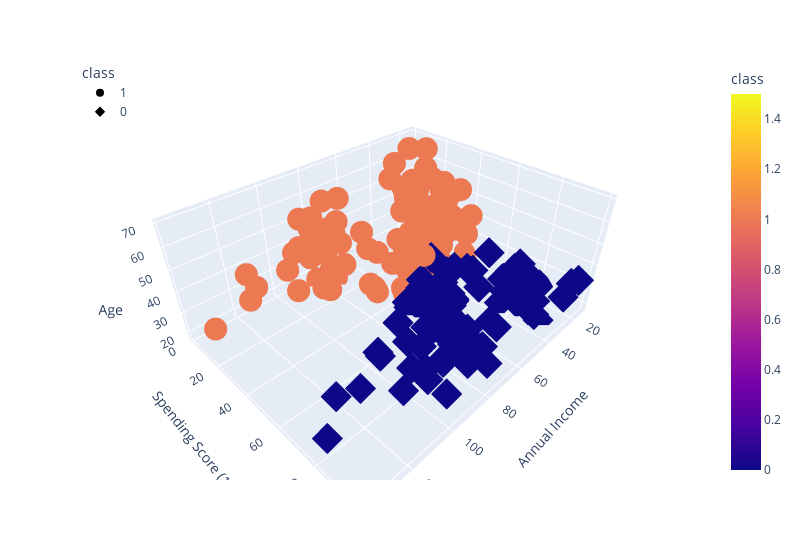

Notebook code for this chart:
### Code cell
fig = px.scatter_3d(
    df_shopping,
    x="Annual Income",
    y="Spending Score (1-100)",
    z="Age",
    color="class",
    symbol="class",
    width=800,
)
fig.update_layout(legend=dict(x=0, y=1))
fig.show()

### Figure 1 — Plotly figure (JSON) as saved in the notebook; plotly's stock layout.template omitted (floating-point values rounded to 4 significant figures)
{"data": [{"hovertemplate": "class=%{marker.color}<br>Annual Income=%{x}<br>Spending Score (1-100)=%{y}<br>Age=%{z}<extra></extra>", "legendgroup": "1", "marker": {"color": [1, 1, 1, 1, 1, 1, 1, 1, 1, 1, 1, 1, 1, 1, 1, 1, 1, 1, 1, 1, 1, 1, 1, 1, 1, 1, 1, 1, 1, 1, 1, 1, 1, 1, 1, 1, 1, 1, 1, 1, 1, 1, 1, 1, 1, 1, 1, 1, 1, 1, 1, 1, 1, 1, 1, 1, 1, 1, 1, 1, 1, 1, 1, 1, 1, 1, 1, 1, 1, 1, 1, 1, 1, 1, 1, 1, 1, 1, 1, 1, 1, 1, 1, 1, 1, 1, 1, 1, 1, 1, 1, 1, 1, 1, 1, 1, 1, 1, 1, 1, 1, 1, 1, 1, 1, 1, 1, 1, 1, 1, 1, 1, 1, 1, 1], "coloraxis": "coloraxis", "symbol": "circle"}, "mode": "markers", "name": "1", "scene": "scene", "showlegend": true, "type": "scatter3d", "x": [15, 16, 17, 18, 19, 19, 20, 20, 21, 23, 24, 25, 28, 28, 29, 30, 33, 33, 34, 37, 38, 39, 39, 40, 40, 40, 40, 42, 43, 43, 43, 44, 44, 46, 46, 47, 47, 48, 48, 48, 48, 49, 49, 50, 50, 54, 54, 54, 54, 54, 54, 54, 54, 57, 58, 59, 59, 60, 60, 60, 60, 61, 62, 62, 62, 62, 62, 63, 63, 63, 63, 63, 64, 65, 67, 67, 67, 70, 71, 71, 71, 72, 73, 73, 74, 75, 76, 77, 77, 78, 78, 78, 78, 78, 78, 79, 81, 85, 86, 87, 87, 87, 88, 88, 93, 97, 98, 99, 101, 103, 103, 113, 120, 126, 137], "y": [39, 6, 40, 6, 3, 14, 15, 13, 35, 29, 35, 5, 14, 32, 31, 4, 4, 14, 17, 26, 35, 36, 28, 55, 47, 42, 42, 52, 60, 45, 41, 50, 46, 46, 56, 52, 59, 51, 50, 48, 47, 55, 42, 49, 56, 47, 53, 48, 42, 51, 41, 44, 46, 58, 46, 55, 41, 49, 40, 42, 47, 42, 41, 48, 59, 56, 42, 50, 46, 43, 48, 52, 42, 43, 43, 57, 40, 29, 35, 11, 9, 34, 5, 7, 10, 5, 40, 12, 36, 22, 17, 20, 16, 1, 1, 35, 5, 26, 20, 27, 13, 10, 13, 15, 14, 32, 15, 39, 24, 17, 23, 8, 16, 28, 18], "z": [19, 20, 31, 35, 64, 67, 58, 37, 35, 52, 35, 46, 54, 45, 40, 60, 53, 49, 42, 36, 65, 48, 49, 50, 27, 29, 31, 49, 59, 50, 47, 51, 69, 53, 70, 67, 54, 63, 43, 68, 32, 70, 47, 60, 60, 59, 45, 40, 49, 57, 67, 46, 48, 55, 50, 68, 18, 48, 40, 32, 47, 48, 23, 49, 67, 49, 21, 66, 54, 68, 66, 65, 38, 63, 51, 50, 38, 23, 43, 59, 47, 25, 20, 44, 19, 57, 28, 25, 48, 34, 43, 44, 47, 37, 34, 56, 19, 50, 42, 36, 40, 36, 52, 58, 59, 37, 46, 41, 54, 41, 34, 33, 47, 45, 32]}, {"hovertemplate": "class=%{marker.color}<br>Annual Income=%{x}<br>Spending Score (1-100)=%{y}<br>Age=%{z}<extra></extra>", "legendgroup": "0", "marker": {"color": [0, 0, 0, 0, 0, 0, 0, 0, 0, 0, 0, 0, 0, 0, 0, 0, 0, 0, 0, 0, 0, 0, 0, 0, 0, 0, 0, 0, 0, 0, 0, 0, 0, 0, 0, 0, 0, 0, 0, 0, 0, 0, 0, 0, 0, 0, 0, 0, 0, 0, 0, 0, 0, 0, 0, 0, 0, 0, 0, 0, 0, 0, 0, 0, 0, 0, 0, 0, 0, 0, 0, 0, 0, 0, 0, 0, 0, 0, 0, 0, 0, 0, 0, 0, 0], "coloraxis": "coloraxis", "symbol": "diamond"}, "mode": "markers", "name": "0", "scene": "scene", "showlegend": true, "type": "scatter3d", "x": [15, 16, 17, 18, 19, 19, 20, 20, 21, 23, 24, 25, 28, 28, 29, 30, 33, 33, 34, 37, 38, 39, 39, 42, 43, 46, 46, 48, 48, 54, 54, 54, 54, 57, 58, 60, 60, 61, 62, 63, 64, 65, 65, 65, 67, 69, 69, 70, 71, 71, 71, 72, 73, 73, 74, 75, 76, 77, 77, 78, 78, 78, 78, 78, 78, 79, 81, 85, 86, 87, 87, 87, 88, 88, 93, 97, 98, 99, 101, 103, 103, 113, 120, 126, 137], "y": [81, 77, 76, 94, 72, 99, 77, 79, 66, 98, 73, 73, 82, 61, 87, 73, 92, 81, 73, 75, 92, 61, 65, 60, 54, 51, 55, 59, 59, 54, 52, 55, 57, 55, 60, 52, 50, 49, 55, 54, 46, 48, 50, 59, 56, 58, 91, 77, 95, 75, 75, 71, 88, 73, 72, 93, 87, 97, 74, 90, 88, 76, 89, 78, 73, 83, 93, 75, 95, 63, 75, 92, 86, 69, 90, 86, 88, 97, 68, 85, 69, 91, 79, 74, 83], "z": [21, 23, 22, 23, 30, 35, 24, 22, 20, 35, 25, 31, 29, 35, 23, 21, 18, 21, 30, 20, 24, 31, 24, 33, 31, 27, 19, 18, 19, 26, 23, 38, 21, 22, 34, 24, 27, 20, 26, 19, 19, 18, 19, 49, 27, 40, 39, 31, 40, 38, 39, 31, 29, 32, 35, 32, 32, 28, 32, 34, 39, 38, 27, 30, 30, 29, 31, 36, 33, 32, 28, 36, 30, 27, 35, 32, 29, 30, 28, 36, 32, 38, 35, 32, 30]}], "layout": {"coloraxis": {"colorbar": {"title": {"text": "class"}}, "colorscale": [[0, "#0d0887"], [0.1111, "#46039f"], [0.2222, "#7201a8"], [0.3333, "#9c179e"], [0.4444, "#bd3786"], [0.5556, "#d8576b"], [0.6667, "#ed7953"], [0.7778, "#fb9f3a"], [0.8889, "#fdca26"], [1, "#f0f921"]]}, "legend": {"title": {"text": "class"}, "tracegroupgap": 0, "x": 0, "y": 1}, "margin": {"t": 60}, "scene": {"domain": {"x": [0, 1], "y": [0, 1]}, "xaxis": {"title": {"text": "Annual Income"}}, "yaxis": {"title": {"text": "Spending Score (1-100)"}}, "zaxis": {"title": {"text": "Age"}}}, "width": 800}}
